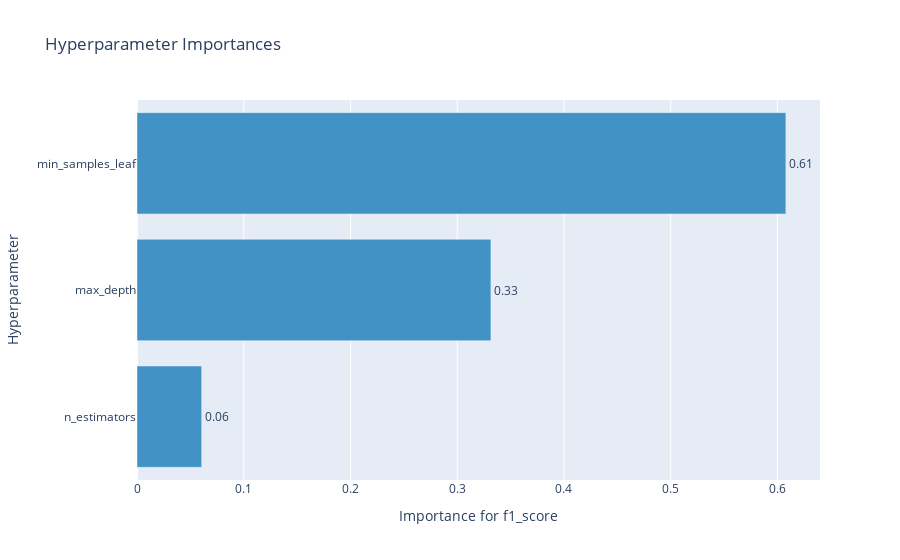

Notebook code cell kept with this figure:
### Markdown cell above
График важности гиперпараметров - помогает понять, какие гиперпараметры вносят больший вклад в минимизацию/максимизацию метрики.

### Code cell
optuna.visualization.plot_param_importances(study, target_name="f1_score")

### Figure 1 — Plotly figure (JSON) as saved in the notebook; plotly's stock layout.template omitted (floating-point values rounded to 4 significant figures)
{"data": [{"cliponaxis": false, "hovertemplate": ["n_estimators (IntDistribution): 0.06056598233035464<extra></extra>", "max_depth (IntDistribution): 0.3315620351832489<extra></extra>", "min_samples_leaf (IntDistribution): 0.6078719824863965<extra></extra>"], "marker": {"color": "rgb(66,146,198)"}, "orientation": "h", "text": ["0.06", "0.33", "0.61"], "textposition": "outside", "type": "bar", "x": [0.06057, 0.3316, 0.6079], "y": ["n_estimators", "max_depth", "min_samples_leaf"]}], "layout": {"showlegend": false, "title": {"text": "Hyperparameter Importances"}, "xaxis": {"title": {"text": "Importance for f1_score"}}, "yaxis": {"title": {"text": "Hyperparameter"}}}}
